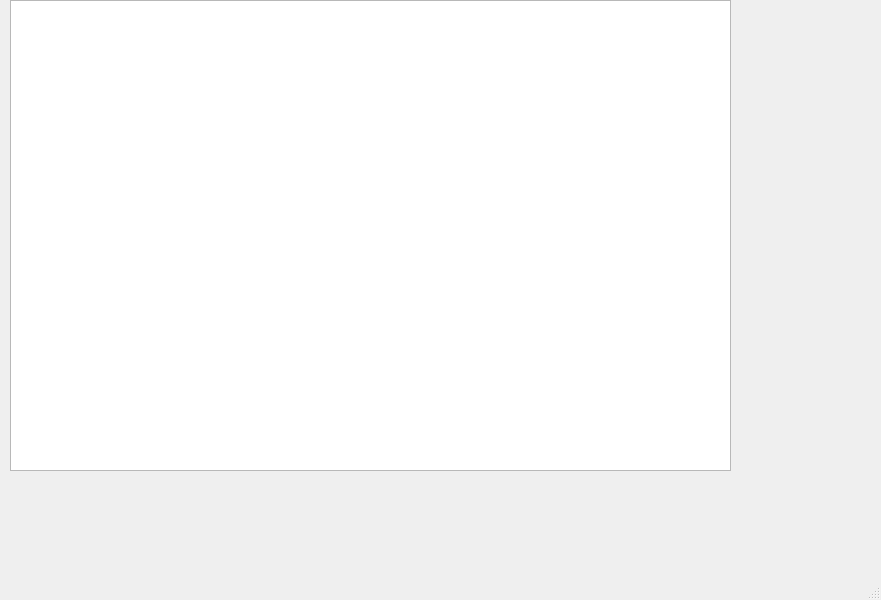
<?xml version="1.0" encoding="UTF-8"?>
<ui version="4.0">
 <class>MainWindow</class>
 <widget class="QMainWindow" name="MainWindow">
  <property name="geometry">
   <rect>
    <x>0</x>
    <y>0</y>
    <width>881</width>
    <height>600</height>
   </rect>
  </property>
  <property name="windowTitle">
   <string>MainWindow</string>
  </property>
  <widget class="QWidget" name="centralwidget">
   <widget class="GraphicsLayoutWidget" name="graphicsView">
    <property name="geometry">
     <rect>
      <x>10</x>
      <y>0</y>
      <width>721</width>
      <height>471</height>
     </rect>
    </property>
   </widget>
  </widget>
  <widget class="QMenuBar" name="menubar">
   <property name="geometry">
    <rect>
     <x>0</x>
     <y>0</y>
     <width>881</width>
     <height>21</height>
    </rect>
   </property>
  </widget>
  <widget class="QStatusBar" name="statusbar"/>
 </widget>
 <customwidgets>
  <customwidget>
   <class>GraphicsLayoutWidget</class>
   <extends>QGraphicsView</extends>
   <header>pyqtgraph</header>
  </customwidget>
 </customwidgets>
 <resources/>
 <connections/>
</ui>
